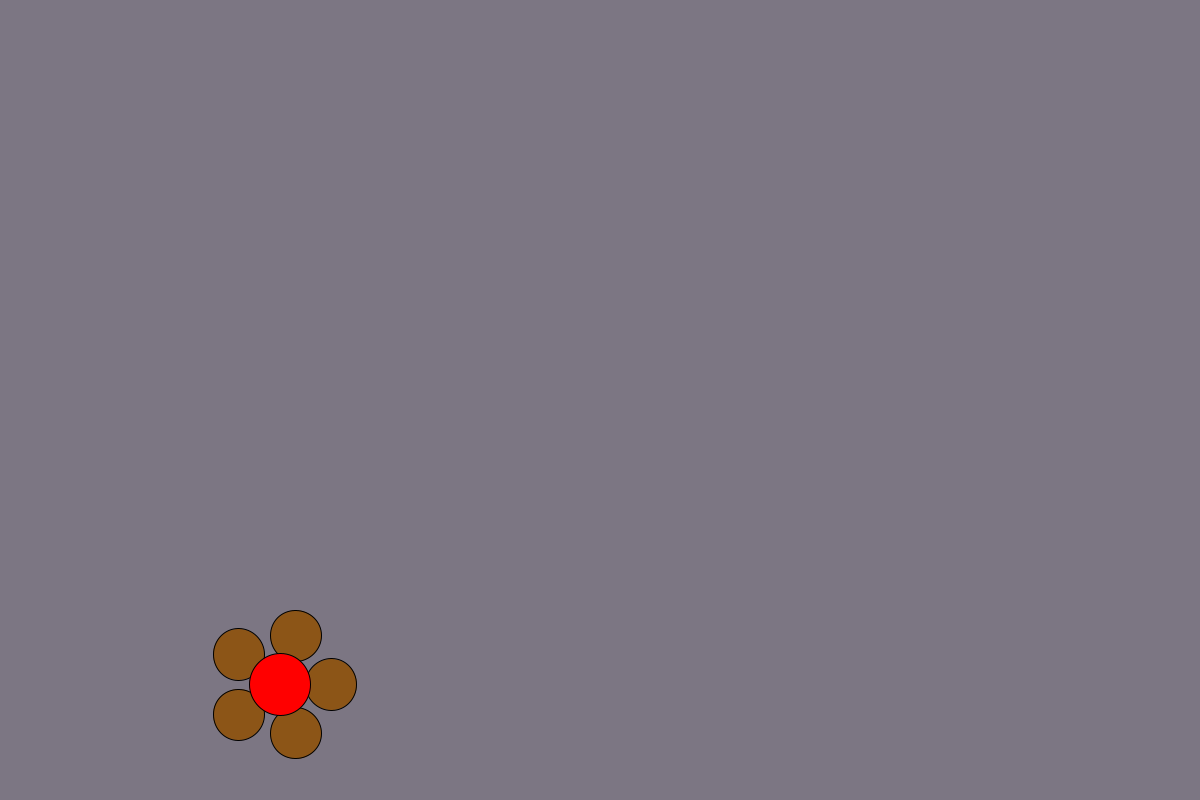
Frame 1 (no input)
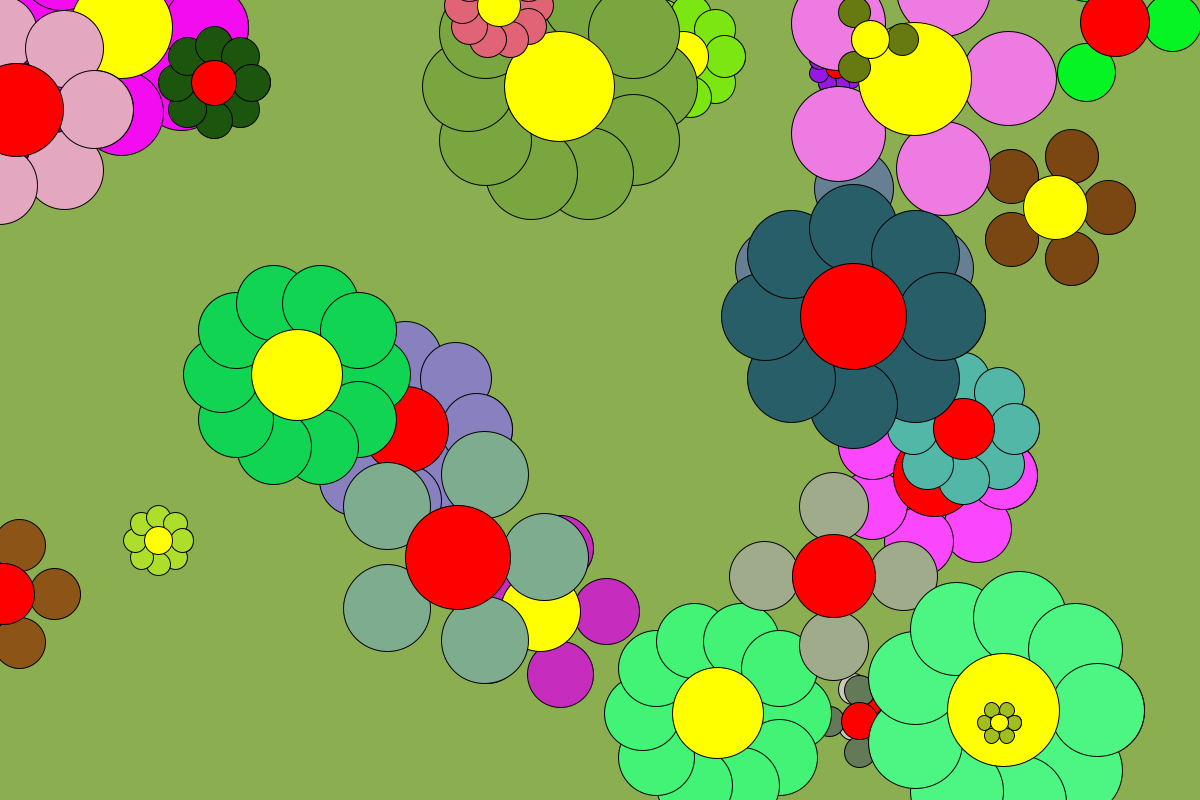
Frame 60 (the mouse pressed at the canvas centre just before this capture)
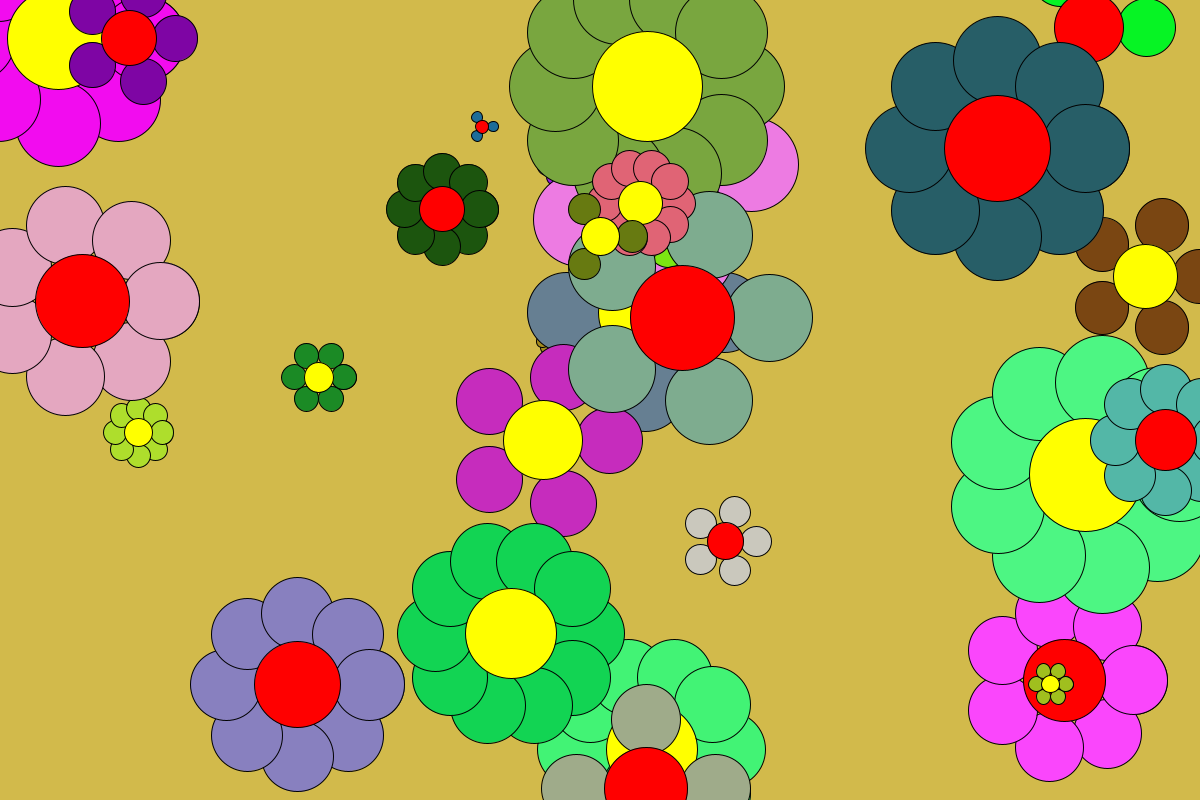
Frame 120 (the mouse held since frame 60 and released just before this capture)

The Processing sketch that drew these frames (run headless with seeded random() and noise(); from frame 60 on, the mouse is pressed at the canvas centre):

// Processing sketch: FlowerBounce
// ── FlowerBounce.pde
ArrayList<Flowerbud> flowers;

int r = 60, timer = 0, timerLimit = 120, col1 = 122, col2 = 122, col3 = 122, colChange = 10;
float ballX;
float ballY;

int flowerAmount = 30;

void setup() {
  size(1200, 800);
  background(#08FAEC);
  smooth();

  flowers = new ArrayList<Flowerbud>();
}

void draw()
{
  col1 += (int)random(-colChange, colChange);
  col2 += (int)random(-colChange, colChange);
  col3 += (int)random(-colChange, colChange);

  if (col1 < 0) 
  {
    col1 = 0;
  }

  if (col1 > 255) 
  {
    col1 = 255;
  }

  if (col2 < 0) 
  {
    col2 = 0;
  }

  if (col2 > 255) 
  {
    col2 = 255;
  }

  if (col3 < 0) 
  {
    col3 = 0;
  }

  if (col3 > 255) 
  {
    col3 = 255;
  }

  background(color(col1, col2, col3));
  if (flowers.size() < flowerAmount) {
    flowers.add(new Flowerbud(random(width), random(height), (int)random(3, 12), random(10, 100), color(random(255), random(255), random(255)), (int)random(2), random(-5, 5), random(-5, 5)));
  }

  for (int i = flowers.size()-1; i >= 0; i--) {
    Flowerbud flower = flowers.get(i);
    flower.display();
  }

  if (flowers.size() == flowerAmount) {
    timer += 1;
    if (timer == timerLimit) {
      flowers.remove(0);
      timer = 0;
    }
  }
}

class Flowerbud 
{
  float xPos, yPos, radius, xVel, yVel;
  int petalAmount, centerColour;
  color petalColour;

  Flowerbud(float x, float y, int n_petals, float r, color petalCol, int centerCol, float xVel_temp, float yVel_temp) 
  {
    xPos = x;
    yPos = y;
    petalAmount = n_petals;
    radius = r;
    petalColour = petalCol;
    centerColour = centerCol;
    xVel = xVel_temp;
    yVel = yVel_temp;
  }

  void display() 
  {
    fill(petalColour);

    if (xPos > width || xPos < 0) 
    {
      xVel *= -1;
    }

    if (yPos > height || yPos < 0) 
    {
      yVel *= -1;
    }

    xPos += xVel;
    yPos += yVel;

    for (float i = 0; i < PI*2; i += 2 * PI/petalAmount) {
      ballX = xPos + radius*cos(i);
      ballY = yPos + radius*sin(i);
      ellipse(ballX, ballY, radius, radius);
    }
    if (centerColour == 1) {
      fill(255, 255, 0);
    } else {
      fill(255, 0, 0);
    }
    ellipse(xPos, yPos, radius*1.2, radius*1.2);
  }
}

void mousePressed() 
{
  flowers.add(new Flowerbud(mouseX, mouseY, (int)random(3, 12), random(10, 100), color(random(255), random(255), random(255)), (int)random(2), random(-15, 15), random(-15, 15)));

  flowers.remove(0);
}
